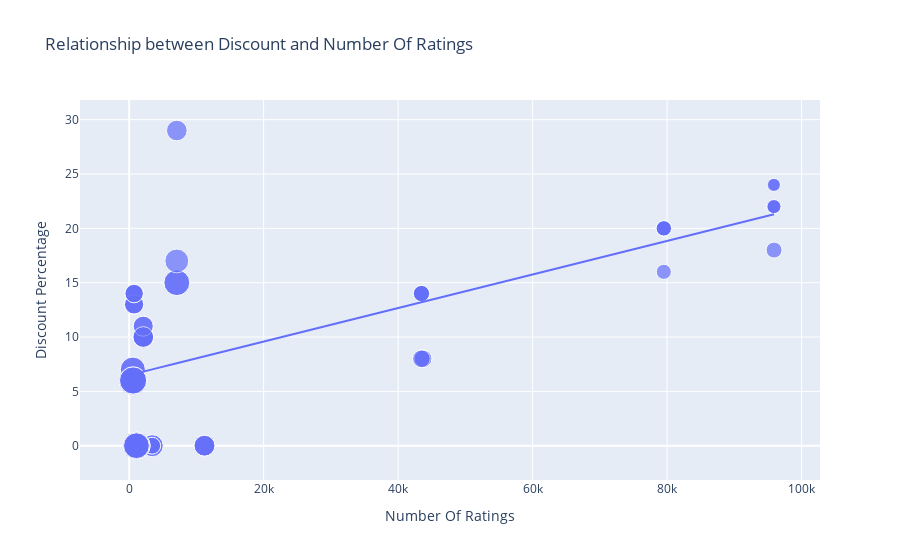

Notebook source saved alongside this figure:
### Markdown cell above
#What is the relationship between discount percentage and number of ratings

### Code cell
figure=px.scatter(data_frame = data,x="Number Of Ratings",y="Discount Percentage",size="Sale Price",trendline="ols",title="Relationship between Discount and Number Of Ratings")
figure.show()

### Figure 1 — Plotly figure (JSON) as saved in the notebook; plotly's stock layout.template omitted (floating-point values rounded to 4 significant figures)
{"data": [{"hovertemplate": "Number Of Ratings=%{x}<br>Discount Percentage=%{y}<br>Sale Price=%{marker.size}<extra></extra>", "legendgroup": "", "marker": {"color": "#636efa", "size": [49900, 84900, 84900, 77000, 77000, 49900, 49900, 77000, 89900, 41999, 39999, 41999, 41999, 41999, 131900, 117100, 131900, 117100, 74999, 117900, 117100, 117900, 99900, 44999, 140900, 130900, 64900, 120900, 59900, 75900, 110900, 130900, 120900, 64900, 64900, 75900, 75900, 120900, 59900, 120900, 75900, 140900, 70900, 70900, 75900, 59900, 110900, 120900, 130900, 130900, 54999, 54999, 29999, 34999, 34999, 34999, 54999, 29999, 46999, 46999, 46999, 46999], "sizemode": "area", "sizeref": 352.2, "symbol": "circle"}, "mode": "markers", "name": "", "orientation": "v", "showlegend": false, "type": "scatter", "x": [3431, 3431, 3431, 11202, 11202, 3431, 3431, 11202, 1454, 79512, 79512, 79582, 79512, 79512, 1078, 1078, 1078, 1078, 7088, 7088, 1078, 7088, 7081, 95909, 542, 580, 740, 545, 740, 2101, 545, 580, 580, 730, 730, 2101, 2101, 580, 740, 580, 2092, 545, 2101, 2092, 2101, 740, 545, 580, 580, 580, 43707, 43707, 95807, 95909, 95807, 95909, 43470, 95909, 43470, 43470, 43470, 43470], "xaxis": "x", "y": [0, 0, 0, 0, 0, 0, 0, 0, 0, 20, 16, 20, 20, 20, 0, 0, 0, 0, 29, 15, 0, 15, 17, 18, 6, 6, 13, 6, 14, 10, 7, 6, 6, 13, 13, 10, 10, 6, 14, 6, 10, 6, 11, 11, 10, 14, 7, 6, 6, 6, 8, 8, 24, 22, 22, 22, 8, 24, 14, 14, 14, 14], "yaxis": "y"}, {"hovertemplate": "<b>OLS trendline</b><br>Discount Percentage = 0.000154292 * Number Of Ratings + 6.49233<br>R<sup>2</sup>=0.468988<br><br>Number Of Ratings=%{x}<br>Discount Percentage=%{y} <b>(trend)</b><extra></extra>", "legendgroup": "", "marker": {"color": "#636efa", "symbol": "circle"}, "mode": "lines", "name": "", "showlegend": false, "type": "scatter", "x": [542, 545, 545, 545, 545, 580, 580, 580, 580, 580, 580, 580, 580, 730, 730, 740, 740, 740, 740, 1078, 1078, 1078, 1078, 1078, 1454, 2092, 2092, 2101, 2101, 2101, 2101, 2101, 3431, 3431, 3431, 3431, 3431, 7081, 7088, 7088, 7088, 11202, 11202, 11202, 43470, 43470, 43470, 43470, 43470, 43707, 43707, 79512, 79512, 79512, 79512, 79582, 95807, 95807, 95909, 95909, 95909, 95909], "xaxis": "x", "y": [6.576, 6.576, 6.576, 6.576, 6.576, 6.582, 6.582, 6.582, 6.582, 6.582, 6.582, 6.582, 6.582, 6.605, 6.605, 6.607, 6.607, 6.607, 6.607, 6.659, 6.659, 6.659, 6.659, 6.659, 6.717, 6.815, 6.815, 6.816, 6.816, 6.816, 6.816, 6.816, 7.022, 7.022, 7.022, 7.022, 7.022, 7.585, 7.586, 7.586, 7.586, 8.221, 8.221, 8.221, 13.2, 13.2, 13.2, 13.2, 13.2, 13.24, 13.24, 18.76, 18.76, 18.76, 18.76, 18.77, 21.27, 21.27, 21.29, 21.29, 21.29, 21.29], "yaxis": "y"}], "layout": {"autosize": true, "legend": {"itemsizing": "constant", "tracegroupgap": 0}, "title": {"text": "Relationship between Discount and Number Of Ratings"}, "xaxis": {"anchor": "y", "autorange": true, "domain": [0, 1], "range": [-6750.0, 102400.0], "title": {"text": "Number Of Ratings"}, "type": "linear"}, "yaxis": {"anchor": "x", "autorange": true, "domain": [0, 1], "range": [-5.213, 33.41], "title": {"text": "Discount Percentage"}, "type": "linear"}}}
